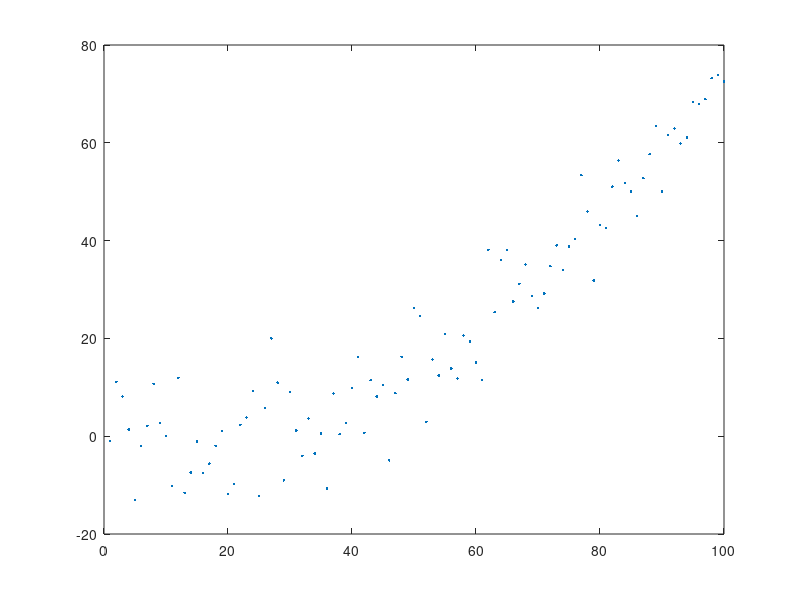

MATLAB code for this plot: (Note: this script raises an error after producing the figure.)
function demoARtrain
T=100; t=1:T;
v = 0.01*(t-2).^2-0.2.*t; v = v + 7*randn(1,T); % noisy data
plot(t,v,'.');

L=3; % AR order
[a res]=ARtrain(v,L); % fit the AR model
% prediction:
vv(1:T)=v(1:T);TT=T+40;
for t=T+1:TT
    vhat = vv(t-L:t-1);
    vv(t) = vhat*a;
end
hold on; plot(T+1:TT,vv(T+1:TT),'-m')
s=sqrt(mean(res.^2));plot(T+1:TT,vv(T+1:TT)-s,':m');plot(T+1:TT,vv(T+1:TT)+s,':m')